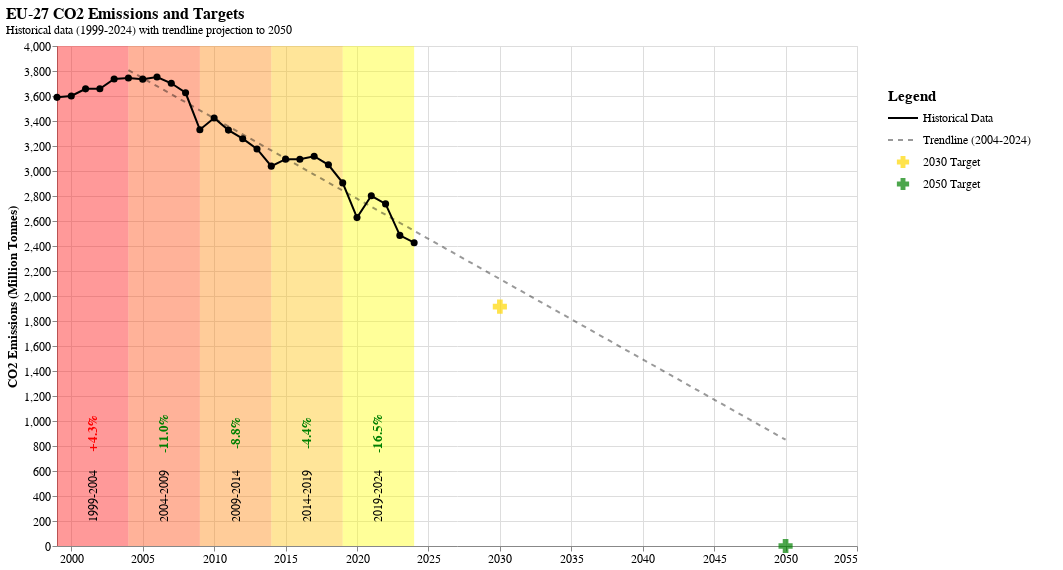

This figure's notebook cell:
### Code cell
# Preview the chart using Altair
import altair as alt

# Load the spec back and display it
chart = alt.Chart.from_dict(vega_spec)
chart

### Figure 1 — Vega-Lite specification as saved in the notebook (floating-point values rounded to 4 significant figures)
{"config": {"view": {"continuousWidth": 300, "continuousHeight": 300}, "axis": {"labelFontSize": 12, "titleFontSize": 13}, "legend": {"labelFontSize": 12, "titleFontSize": 13}, "title": {"fontSize": 16, "subtitleFontSize": 12}}, "hconcat": [{"layer": [{"mark": {"type": "rect", "opacity": 0.4}, "data": {"values": [{"period_start": 1999, "period_end": 2004, "period_label": "1999-2004", "pct_change": 4.297, "color": "rgb(255, 0, 0)", "min_co2": 0, "max_co2": 4000}, {"period_start": 2004, "period_end": 2009, "period_label": "2004-2009", "pct_change": -11.03, "color": "rgb(255, 63, 0)", "min_co2": 0, "max_co2": 4000}, {"period_start": 2009, "period_end": 2014, "period_label": "2009-2014", "pct_change": -8.757, "color": "rgb(255, 127, 0)", "min_co2": 0, "max_co2": 4000}, {"period_start": 2014, "period_end": 2019, "period_label": "2014-2019", "pct_change": -4.407, "color": "rgb(255, 191, 0)", "min_co2": 0, "max_co2": 4000}, {"period_start": 2019, "period_end": 2024, "period_label": "2019-2024", "pct_change": -16.48, "color": "rgb(255, 255, 0)", "min_co2": 0, "max_co2": 4000}]}, "encoding": {"color": {"field": "color", "legend": null, "scale": null, "type": "nominal"}, "tooltip": [{"field": "period_label", "title": "Period", "type": "nominal"}, {"field": "pct_change", "format": ".2f", "title": "Change (%)", "type": "quantitative"}], "x": {"field": "period_start", "scale": {"domain": [1999, 2055], "nice": false}, "type": "quantitative"}, "x2": {"field": "period_end"}, "y": {"field": "min_co2", "scale": {"domain": [0, 4000]}, "type": "quantitative"}, "y2": {"field": "max_co2"}}}, {"mark": {"type": "text", "angle": 270, "baseline": "middle", "fontSize": 12}, "data": {"values": [{"x": 2002.0, "y": 400, "label": "1999-2004"}, {"x": 2006.0, "y": 400, "label": "2004-2009"}, {"x": 2012.0, "y": 400, "label": "2009-2014"}, {"x": 2016.0, "y": 400, "label": "2014-2019"}, {"x": 2022.0, "y": 400, "label": "2019-2024"}]}, "encoding": {"text": {"field": "label", "type": "nominal"}, "x": {"field": "x", "type": "quantitative"}, "y": {"field": "y", "type": "quantitative"}}}, {"mark": {"type": "text", "angle": 270, "baseline": "middle", "fontSize": 13, "fontWeight": "bold"}, "data": {"values": [{"x": 2002.0, "y": 900, "pct": "+4.3%", "pct_change": 4.297}, {"x": 2006.0, "y": 900, "pct": "-11.0%", "pct_change": -11.03}, {"x": 2012.0, "y": 900, "pct": "-8.8%", "pct_change": -8.757}, {"x": 2016.0, "y": 900, "pct": "-4.4%", "pct_change": -4.407}, {"x": 2022.0, "y": 900, "pct": "-16.5%", "pct_change": -16.48}]}, "encoding": {"color": {"condition": {"test": "datum.pct_change < 0", "value": "green"}, "value": "red"}, "text": {"field": "pct", "type": "nominal"}, "x": {"field": "x", "type": "quantitative"}, "y": {"field": "y", "type": "quantitative"}}}, {"mark": {"type": "line", "color": "black", "point": {"color": "black", "filled": true, "size": 50}, "strokeWidth": 2}, "data": {"values": [{"year": 1999, "co2": 3589.0}, {"year": 2000, "co2": 3600.0}, {"year": 2001, "co2": 3657.0}, {"year": 2002, "co2": 3657.0}, {"year": 2003, "co2": 3736.0}, {"year": 2004, "co2": 3743.0}, {"year": 2005, "co2": 3735.0}, {"year": 2006, "co2": 3752.0}, {"year": 2007, "co2": 3702.0}, {"year": 2008, "co2": 3626.0}, {"year": 2009, "co2": 3331.0}, {"year": 2010, "co2": 3424.0}, {"year": 2011, "co2": 3327.0}, {"year": 2012, "co2": 3259.0}, {"year": 2013, "co2": 3177.0}, {"year": 2014, "co2": 3039.0}, {"year": 2015, "co2": 3095.0}, {"year": 2016, "co2": 3095.0}, {"year": 2017, "co2": 3118.0}, {"year": 2018, "co2": 3049.0}, {"year": 2019, "co2": 2905.0}, {"year": 2020, "co2": 2627.0}, {"year": 2021, "co2": 2801.0}, {"year": 2022, "co2": 2737.0}, {"year": 2023, "co2": 2485.0}, {"year": 2024, "co2": 2426.0}]}, "encoding": {"tooltip": [{"field": "year", "format": "d", "title": "Year", "type": "quantitative"}, {"field": "co2", "format": ".2f", "title": "CO2 Emissions (Mt)", "type": "quantitative"}], "x": {"axis": {"format": "d", "grid": true, "labelAngle": 0, "tickCount": 12, "title": null}, "field": "year", "scale": {"domain": [1999, 2055], "nice": false}, "type": "quantitative"}, "y": {"axis": {"grid": true, "title": "CO2 Emissions (Million Tonnes)"}, "field": "co2", "scale": {"domain": [0, 4000]}, "type": "quantitative"}}}, {"mark": {"type": "line", "color": "black", "opacity": 0.4, "strokeDash": [5, 5], "strokeWidth": 2}, "data": {"values": [{"year": 2004, "co2_trend": 3807.0}, {"year": 2005, "co2_trend": 3743.0}, {"year": 2006, "co2_trend": 3679.0}, {"year": 2007, "co2_trend": 3614.0}, {"year": 2008, "co2_trend": 3550.0}, {"year": 2009, "co2_trend": 3486.0}, {"year": 2010, "co2_trend": 3422.0}, {"year": 2011, "co2_trend": 3357.0}, {"year": 2012, "co2_trend": 3293.0}, {"year": 2013, "co2_trend": 3229.0}, {"year": 2014, "co2_trend": 3164.0}, {"year": 2015, "co2_trend": 3100.0}, {"year": 2016, "co2_trend": 3036.0}, {"year": 2017, "co2_trend": 2972.0}, {"year": 2018, "co2_trend": 2907.0}, {"year": 2019, "co2_trend": 2843.0}, {"year": 2020, "co2_trend": 2779.0}, {"year": 2021, "co2_trend": 2714.0}, {"year": 2022, "co2_trend": 2650.0}, {"year": 2023, "co2_trend": 2586.0}, {"year": 2024, "co2_trend": 2522.0}, {"year": 2025, "co2_trend": 2457.0}, {"year": 2026, "co2_trend": 2393.0}, {"year": 2027, "co2_trend": 2329.0}, {"year": 2028, "co2_trend": 2264.0}, {"year": 2029, "co2_trend": 2200.0}, {"year": 2030, "co2_trend": 2136.0}, {"year": 2031, "co2_trend": 2072.0}, {"year": 2032, "co2_trend": 2007.0}, {"year": 2033, "co2_trend": 1943.0}, {"year": 2034, "co2_trend": 1879.0}, {"year": 2035, "co2_trend": 1814.0}, {"year": 2036, "co2_trend": 1750.0}, {"year": 2037, "co2_trend": 1686.0}, {"year": 2038, "co2_trend": 1622.0}, {"year": 2039, "co2_trend": 1557.0}, {"year": 2040, "co2_trend": 1493.0}, {"year": 2041, "co2_trend": 1429.0}, {"year": 2042, "co2_trend": 1364.0}, {"year": 2043, "co2_trend": 1300.0}, {"year": 2044, "co2_trend": 1236.0}, {"year": 2045, "co2_trend": 1172.0}, {"year": 2046, "co2_trend": 1107.0}, {"year": 2047, "co2_trend": 1043.0}, {"year": 2048, "co2_trend": 978.7}, {"year": 2049, "co2_trend": 914.4}, {"year": 2050, "co2_trend": 850.1}]}, "encoding": {"tooltip": [{"field": "year", "format": "d", "title": "Year", "type": "quantitative"}, {"field": "co2_trend", "format": ".2f", "title": "Projected CO2 (Mt)", "type": "quantitative"}], "x": {"field": "year", "type": "quantitative"}, "y": {"field": "co2_trend", "type": "quantitative"}}}, {"mark": {"type": "point", "filled": true, "shape": "cross", "size": 200}, "data": {"values": [{"year": 2030, "co2_target": 1915.0, "target_label": "2030 Target"}, {"year": 2050, "co2_target": 0.0, "target_label": "2050 Target"}]}, "encoding": {"color": {"condition": {"test": "datum.year == 2030", "value": "gold"}, "value": "green"}, "tooltip": [{"field": "target_label", "title": "Target", "type": "nominal"}, {"field": "year", "format": "d", "title": "Year", "type": "quantitative"}, {"field": "co2_target", "format": ".2f", "title": "Target CO2 (Mt)", "type": "quantitative"}], "x": {"field": "year", "type": "quantitative"}, "y": {"field": "co2_target", "type": "quantitative"}}}], "height": 500, "resolve": {"scale": {"x": "shared", "y": "shared"}}, "title": {"text": "EU-27 CO2 Emissions and Targets", "anchor": "start", "subtitle": "Historical data (1999-2024) with trendline projection to 2050"}, "width": 800}, {"layer": [{"mark": {"type": "text", "align": "left", "fontSize": 15, "fontWeight": "bold"}, "data": {"values": [{"x": 10, "y": 450, "label": "Legend"}]}, "encoding": {"text": {"field": "label", "type": "nominal"}, "x": {"axis": null, "field": "x", "scale": {"domain": [0, 180]}, "type": "quantitative"}, "y": {"axis": null, "field": "y", "scale": {"domain": [0, 500]}, "type": "quantitative"}}}, {"mark": {"type": "rule", "color": "black", "strokeWidth": 2}, "data": {"values": [{"x1": 10, "x2": 40, "y": 428}]}, "encoding": {"x": {"axis": null, "field": "x1", "scale": {"domain": [0, 180]}, "type": "quantitative"}, "x2": {"field": "x2"}, "y": {"axis": null, "field": "y", "scale": {"domain": [0, 500]}, "type": "quantitative"}}}, {"mark": {"type": "text", "align": "left", "fontSize": 12}, "data": {"values": [{"x": 45, "y": 428, "label": "Historical Data"}]}, "encoding": {"text": {"field": "label", "type": "nominal"}, "x": {"axis": null, "field": "x", "scale": {"domain": [0, 180]}, "type": "quantitative"}, "y": {"axis": null, "field": "y", "scale": {"domain": [0, 500]}, "type": "quantitative"}}}, {"mark": {"type": "rule", "color": "black", "opacity": 0.4, "strokeDash": [5, 5], "strokeWidth": 2}, "data": {"values": [{"x1": 10, "x2": 40, "y": 406}]}, "encoding": {"x": {"axis": null, "field": "x1", "scale": {"domain": [0, 180]}, "type": "quantitative"}, "x2": {"field": "x2"}, "y": {"axis": null, "field": "y", "scale": {"domain": [0, 500]}, "type": "quantitative"}}}, {"mark": {"type": "text", "align": "left", "fontSize": 12}, "data": {"values": [{"x": 45, "y": 406, "label": "Trendline (2004-2024)"}]}, "encoding": {"text": {"field": "label", "type": "nominal"}, "x": {"axis": null, "field": "x", "scale": {"domain": [0, 180]}, "type": "quantitative"}, "y": {"axis": null, "field": "y", "scale": {"domain": [0, 500]}, "type": "quantitative"}}}, {"mark": {"type": "point", "color": "gold", "filled": true, "shape": "cross", "size": 150}, "data": {"values": [{"x": 25, "y": 384}]}, "encoding": {"x": {"axis": null, "field": "x", "scale": {"domain": [0, 180]}, "type": "quantitative"}, "y": {"axis": null, "field": "y", "scale": {"domain": [0, 500]}, "type": "quantitative"}}}, {"mark": {"type": "text", "align": "left", "fontSize": 12}, "data": {"values": [{"x": 45, "y": 384, "label": "2030 Target"}]}, "encoding": {"text": {"field": "label", "type": "nominal"}, "x": {"axis": null, "field": "x", "scale": {"domain": [0, 180]}, "type": "quantitative"}, "y": {"axis": null, "field": "y", "scale": {"domain": [0, 500]}, "type": "quantitative"}}}, {"mark": {"type": "point", "color": "green", "filled": true, "shape": "cross", "size": 150}, "data": {"values": [{"x": 25, "y": 362}]}, "encoding": {"x": {"axis": null, "field": "x", "scale": {"domain": [0, 180]}, "type": "quantitative"}, "y": {"axis": null, "field": "y", "scale": {"domain": [0, 500]}, "type": "quantitative"}}}, {"mark": {"type": "text", "align": "left", "fontSize": 12}, "data": {"values": [{"x": 45, "y": 362, "label": "2050 Target"}]}, "encoding": {"text": {"field": "label", "type": "nominal"}, "x": {"axis": null, "field": "x", "scale": {"domain": [0, 180]}, "type": "quantitative"}, "y": {"axis": null, "field": "y", "scale": {"domain": [0, 500]}, "type": "quantitative"}}}], "height": 500, "view": {"stroke": null}, "width": 180}], "$schema": "https://vega.github.io/schema/vega-lite/v6.json"}
